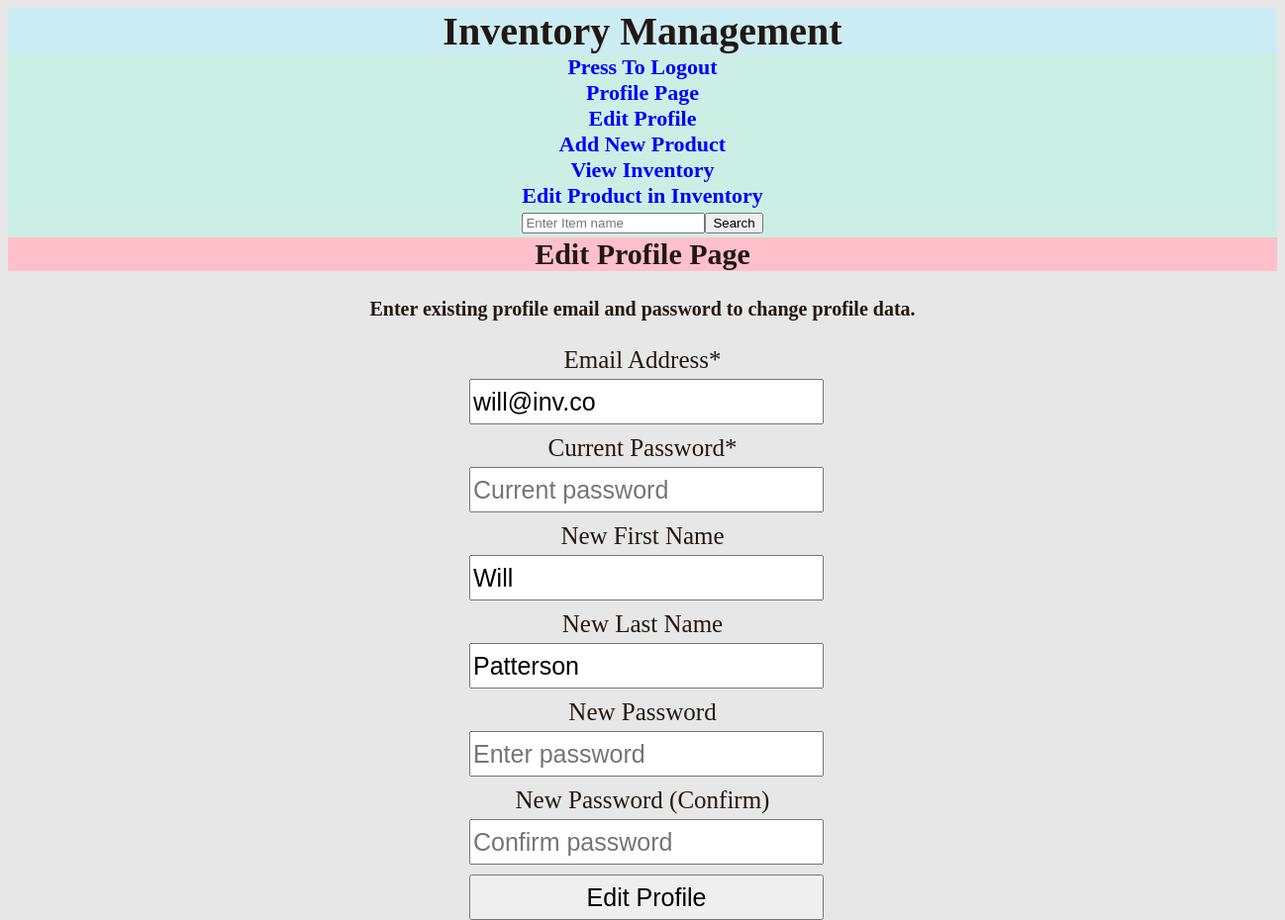
/edit_profile (signed in), run on the app's committed database.
### models.py (models this page shows, shortened)
class Users(db.Model, UserMixin):
    id = db.Column(db.Integer, primary_key=True)
    email = db.Column(db.String(100), unique=True)
    password = db.Column(db.String(100))
    firstName = db.Column(db.String(100))
    lastName = db.Column(db.String(100))

### views.py (the view, shortened to what this page needs)
@views.route("/edit_profile", methods=["GET", "POST"])
@login_required
def edit_profile():
    from app import db
    user = Users.query.get(current_user.id)
    return render_template("edit_user.html", user=user)

### app.py (called while the page is built)
@login_manager.user_loader
def load_user(id):
    from models import Users
    return db.session.get(Users, int(id))

@app.before_request
def create_tables():
    db.create_all()

### templates/edit_user.html (shortened to what this page needs)
{% extends "index.html" %}
{% block label %}Edit Profile Page{% endblock %}
{% block content %}
<h4>Enter existing profile email and password to change profile data.</h4>
<form method="POST" id="signup_form">
  <label for="email" id="email_label">Email Address*</label>
  <input type="email" id="email" name="email" placeholder="Enter email" value="{{ user.email }}" required/>
  <label for="password2" id="old_password_label">Current Password*</label>
  <input type="password" id="old_password" name="old_password" placeholder="Current password" required/>
  <label for="firstName" id="firstName_label">New First Name</label>
  <input type="text" id="firstName" name="firstName" placeholder="Enter first name" value="{{ user.firstName }}"/>
  <label for="lastName" id="lastName_label">New Last Name</label>
  <input type="text" id="lastName" name="lastName" placeholder="Enter last name" value="{{ user.lastName }}"/>
  <label for="password1" id="password1_label">New Password</label>
  <input type="password" id="password1" name="password1" placeholder="Enter password"/>
  <label for="password2" id="password2_label">New Password (Confirm)</label>
  <input type="password" id="password2" name="password2" placeholder="Confirm password"/>
  <button type="submit" id="submit_signup">Edit Profile</button>
</form>
{% endblock %}

### static/style.css (style rules this page uses)
body { background-color: #e7e7e7; color: #221811; }
p,h2,h3,h4 { text-align: center; padding-left: 1em; padding-right: 1em; }
#name,#price,#department,#quantity,#sku,#add_product, #signup_form , #login_form, #email, #firstName, #lastName, #password1, #password2, #old_password { display: block; margin-right: auto; margin-left: auto; text-align: left; font-size: 25px; margin-bottom: 10px; width: 350px; height: 40px; }
#submit_product,#department, #submit_login, #submit_signup { text-align: center; font-size: 25px; width: 358px; height: 46px; }
#name_label, #price_label, #department_label, #quantity_label, #sku_label , #email_label, #firstName_label, #lastName_label, #password1_label, #password2_label, #password_label, #old_password_label { display: block; margin-right: auto; margin-left: auto; text-align: center; margin-bottom: 5px }
#sort_form label,select,button { margin-right: 0.5em; }

### data on the page
Users: email "will@inv.co", firstName "Will", lastName "Patterson"
